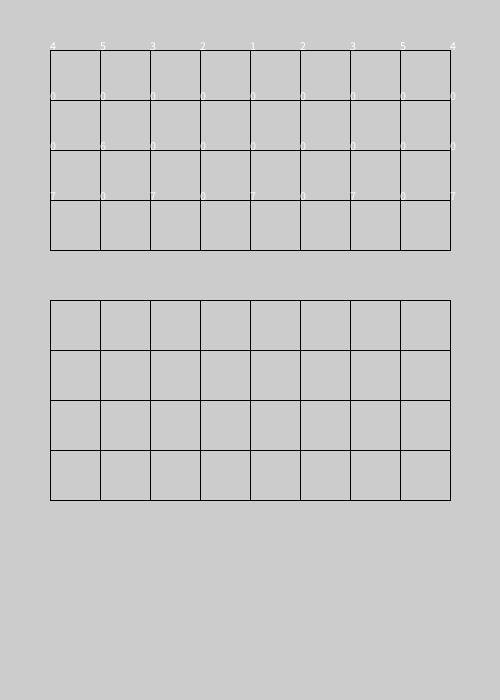
Frame 1 (no input)
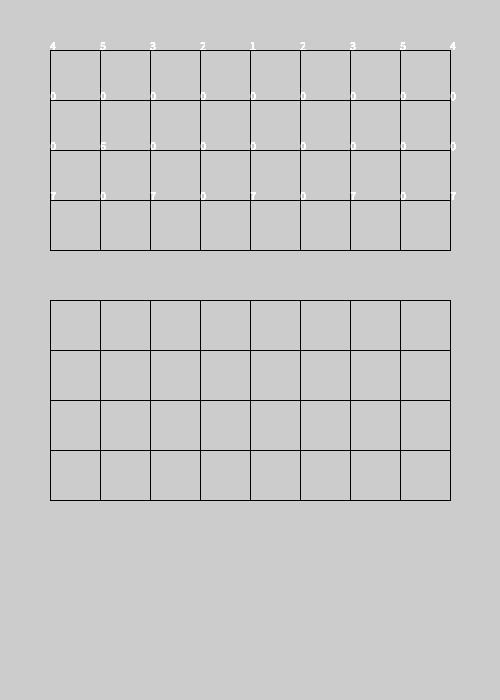
Frame 60 (the mouse pressed at the canvas centre just before this capture)
Frame 120 (the mouse held since frame 60 and released just before this capture): identical to frame 60, image omitted

The Processing sketch that drew these frames (run headless with seeded random() and noise(); from frame 60 on, the mouse is pressed at the canvas centre):

// Processing sketch: week05_2_array
// ── week05_2_array.pde
int [][]board={
  {4,5,3,2,1,2,3,5,4},
  {0,0,0,0,0,0,0,0,0},
  {0,6,0,0,0,0,0,0,0},
  {7,0,7,0,7,0,7,0,7},
};//1:將 2:士 3:象 4:車 5:馬 6:包 7:卒
void setup(){
  size(500,700);
}
void draw(){
  for(int x=50; x<=450; x+=50){
    line( x, 50, x,250);
    line( x, 300, x,500);
  }
  for(int y=50; y<=500; y+=50){
    line(50, y, 450, y);
  }
  for(int i=0; i<4; i++){
    for(int j=0; j<9; j++){
      text( board[i][j], 50+j*50, 50+i*50);
    }
  }
}
